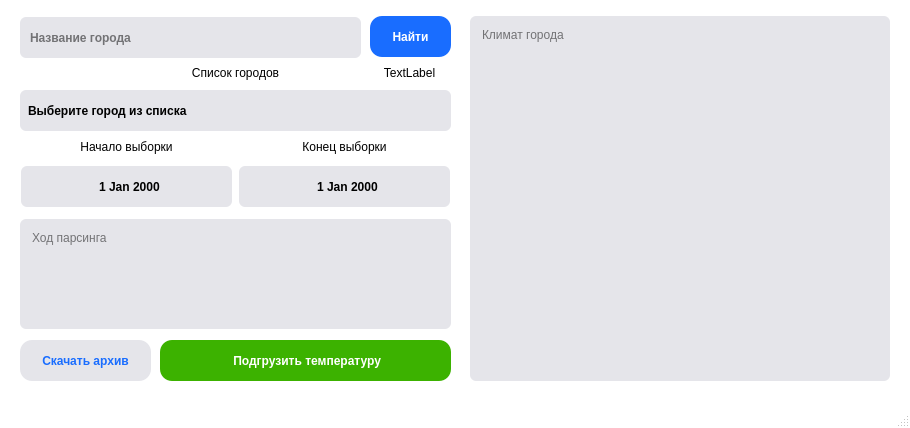
<?xml version="1.0" encoding="UTF-8"?>
<ui version="4.0">
 <class>WindowRP5</class>
 <widget class="QMainWindow" name="WindowRP5">
  <property name="enabled">
   <bool>true</bool>
  </property>
  <property name="geometry">
   <rect>
    <x>0</x>
    <y>0</y>
    <width>910</width>
    <height>428</height>
   </rect>
  </property>
  <property name="font">
   <font>
    <family>Calibri Light</family>
   </font>
  </property>
  <property name="focusPolicy">
   <enum>Qt::NoFocus</enum>
  </property>
  <property name="windowTitle">
   <string>Загрузка погоды</string>
  </property>
  <property name="styleSheet">
   <string notr="true">QMainWindow {
	background-color: white
}
QScrollBar:vertical {              
	background: #e5e5ea;
	border-radius: 3;
	border: none;
	max-width: 8px;
}
QScrollBar::handle:vertical {
	background-color: #196dff;
    border-radius: 3;
}
QScrollBar::handle:vertical:hover {
	background-color: #3b83ff; 
    min-height: 0px;
    border-radius: 3;
}
QScrollBar::add-line:vertical {
    height: 0px;
    subcontrol-position: bottom;
    subcontrol-origin: margin;
}
QScrollBar::sub-line:vertical {
    height: 0 px;
    subcontrol-position: top;
    subcontrol-origin: margin;
}
QScrollBar::add-page:vertical, QScrollBar::sub-page:vertical{
    background: #e5e5ea;
	border: none;
}
QComboBox QAbstractItemView {
	background: transparent;
	border-radius: 6;
    border: none;
	outline:0px;
	selection-background-color: white;
	selection-color: #196dff;
    padding: 8 0 8 0;
}</string>
  </property>
  <property name="documentMode">
   <bool>false</bool>
  </property>
  <widget class="QWidget" name="centralwidget">
   <property name="styleSheet">
    <string notr="true">background-color: #fff;</string>
   </property>
   <widget class="QLineEdit" name="inputCity">
    <property name="geometry">
     <rect>
      <x>20</x>
      <y>17</y>
      <width>341</width>
      <height>41</height>
     </rect>
    </property>
    <property name="font">
     <font>
      <family>Arial</family>
      <weight>75</weight>
      <bold>true</bold>
     </font>
    </property>
    <property name="toolTip">
     <string>Название города</string>
    </property>
    <property name="styleSheet">
     <string notr="true">QLineEdit{
	background-color:rgba(229,229,234,1); 
	border-radius: 6;
	border: none;
	padding-left: 8px
}
QLineEdit:hover{
	background-color:rgba(242,242,247,1);
}
QLineEdit:pressed{
	background-color:rgba(188,188,192,1);
	border-radius: 12;
}</string>
    </property>
    <property name="inputMask">
     <string/>
    </property>
    <property name="text">
     <string/>
    </property>
    <property name="placeholderText">
     <string>Название города</string>
    </property>
   </widget>
   <widget class="QTextBrowser" name="textConsole">
    <property name="enabled">
     <bool>true</bool>
    </property>
    <property name="geometry">
     <rect>
      <x>20</x>
      <y>219</y>
      <width>431</width>
      <height>110</height>
     </rect>
    </property>
    <property name="font">
     <font>
      <family>Arial</family>
      <weight>50</weight>
      <bold>false</bold>
     </font>
    </property>
    <property name="styleSheet">
     <string notr="true">QTextBrowser{
	background-color:rgba(229,229,234,1); 
	border-radius: 6;
	border: none;
	padding: 8 4 8 8;
}
</string>
    </property>
    <property name="placeholderText">
     <string>Ход парсинга</string>
    </property>
   </widget>
   <widget class="QPushButton" name="btnParse">
    <property name="geometry">
     <rect>
      <x>20</x>
      <y>340</y>
      <width>131</width>
      <height>41</height>
     </rect>
    </property>
    <property name="font">
     <font>
      <family>Arial</family>
      <pointsize>9</pointsize>
      <weight>75</weight>
      <bold>true</bold>
     </font>
    </property>
    <property name="cursor">
     <cursorShape>PointingHandCursor</cursorShape>
    </property>
    <property name="styleSheet">
     <string notr="true">QPushButton{
	background-color: rgba(229,229,234,1);
	color: #196dff;
	border: none;
	border-radius: 12;
	border-style: outset;
}
QPushButton:hover{
	background-color: #dceaff; 
}
QPushButton:pressed{
	color: rgba(25, 109, 255, 0.7); 
	border-radius: 12;
}</string>
    </property>
    <property name="text">
     <string>Скачать архив</string>
    </property>
   </widget>
   <widget class="QPushButton" name="btnSearch">
    <property name="geometry">
     <rect>
      <x>370</x>
      <y>16</y>
      <width>81</width>
      <height>41</height>
     </rect>
    </property>
    <property name="font">
     <font>
      <family>Arial</family>
      <pointsize>9</pointsize>
      <weight>75</weight>
      <bold>true</bold>
     </font>
    </property>
    <property name="cursor">
     <cursorShape>PointingHandCursor</cursorShape>
    </property>
    <property name="toolTip">
     <string>Поиск города</string>
    </property>
    <property name="styleSheet">
     <string notr="true">QPushButton{
	background-color: #196dff;
	color: white;
	border: none;
	border-radius: 12;
	border-style: outset;
}
QPushButton:hover{
	background-color: #3b83ff; 
}
QPushButton:pressed{
	color: rgba(255, 255, 255, 0.7);
	border-radius: 12;
}</string>
    </property>
    <property name="text">
     <string>Найти</string>
    </property>
   </widget>
   <widget class="QPushButton" name="btnDwnld_T">
    <property name="geometry">
     <rect>
      <x>160</x>
      <y>340</y>
      <width>291</width>
      <height>41</height>
     </rect>
    </property>
    <property name="font">
     <font>
      <family>Arial</family>
      <pointsize>9</pointsize>
      <weight>75</weight>
      <bold>true</bold>
     </font>
    </property>
    <property name="cursor">
     <cursorShape>PointingHandCursor</cursorShape>
    </property>
    <property name="styleSheet">
     <string notr="true">QPushButton{
	background-color: rgb(60,178,0);
	color: white;
	border: none;
	border-radius: 12;
	border-style: outset;
}
QPushButton:hover{
	background-color: rgba(60,178,0, 0.85); 
}
QPushButton:pressed{
	color: rgba(255, 255, 255, 0.7);
	border-radius: 12;
}</string>
    </property>
    <property name="text">
     <string> Подгрузить температуру</string>
    </property>
   </widget>
   <widget class="QComboBox" name="listCity">
    <property name="geometry">
     <rect>
      <x>20</x>
      <y>90</y>
      <width>431</width>
      <height>41</height>
     </rect>
    </property>
    <property name="font">
     <font>
      <family>Arial</family>
      <weight>75</weight>
      <bold>true</bold>
     </font>
    </property>
    <property name="cursor">
     <cursorShape>PointingHandCursor</cursorShape>
    </property>
    <property name="toolTip">
     <string>Список найденных городов</string>
    </property>
    <property name="styleSheet">
     <string notr="true">QComboBox{
	background-color:rgba(229,229,234,1); 
	border: none;
	border-radius: 6;
	padding-left: 8px;
}

QComboBox:drop-down 
{
    width: 0px;
    height: 0px;
    border: 0px;
}
QComboBox:hover{
	background-color:rgba(242,242,247,1);
}
</string>
    </property>
    <property name="inputMethodHints">
     <set>Qt::ImhNone</set>
    </property>
    <property name="editable">
     <bool>false</bool>
    </property>
    <property name="currentText">
     <string/>
    </property>
    <property name="placeholderText" stdset="0">
     <string>Выберите город из списка</string>
    </property>
   </widget>
   <widget class="QLabel" name="label_11">
    <property name="enabled">
     <bool>true</bool>
    </property>
    <property name="geometry">
     <rect>
      <x>20</x>
      <y>65</y>
      <width>431</width>
      <height>16</height>
     </rect>
    </property>
    <property name="font">
     <font>
      <family>Arial</family>
      <pointsize>9</pointsize>
     </font>
    </property>
    <property name="text">
     <string>Список городов</string>
    </property>
    <property name="alignment">
     <set>Qt::AlignCenter</set>
    </property>
   </widget>
   <widget class="QLabel" name="label_9">
    <property name="enabled">
     <bool>true</bool>
    </property>
    <property name="geometry">
     <rect>
      <x>21</x>
      <y>138</y>
      <width>211</width>
      <height>17</height>
     </rect>
    </property>
    <property name="font">
     <font>
      <family>Arial</family>
      <pointsize>9</pointsize>
     </font>
    </property>
    <property name="text">
     <string>Начало выборки</string>
    </property>
    <property name="alignment">
     <set>Qt::AlignCenter</set>
    </property>
   </widget>
   <widget class="QLabel" name="label_10">
    <property name="enabled">
     <bool>true</bool>
    </property>
    <property name="geometry">
     <rect>
      <x>239</x>
      <y>138</y>
      <width>211</width>
      <height>17</height>
     </rect>
    </property>
    <property name="font">
     <font>
      <family>Arial</family>
      <pointsize>9</pointsize>
     </font>
    </property>
    <property name="text">
     <string>Конец выборки</string>
    </property>
    <property name="alignment">
     <set>Qt::AlignCenter</set>
    </property>
   </widget>
   <widget class="QDateEdit" name="dateEdit_start">
    <property name="geometry">
     <rect>
      <x>21</x>
      <y>166</y>
      <width>211</width>
      <height>41</height>
     </rect>
    </property>
    <property name="font">
     <font>
      <family>Arial</family>
      <weight>75</weight>
      <bold>true</bold>
     </font>
    </property>
    <property name="cursor">
     <cursorShape>PointingHandCursor</cursorShape>
    </property>
    <property name="styleSheet">
     <string notr="true">QDateEdit{
	background-color:rgba(229,229,234,1); 
	border-radius: 6;
	border: none;
	padding-left: 8px
}
QDateEdit:hover{
	background-color:rgba(242,242,247,1);
}
QDateEdit:pressed{
	background-color:rgba(188,188,192,1);
	border-radius: 6;
}
QDateEdit:up-button, QDateEdit:down-button{
    width: 0px;
    height: 0px;
    border: 0px;
}</string>
    </property>
    <property name="alignment">
     <set>Qt::AlignCenter</set>
    </property>
   </widget>
   <widget class="QDateEdit" name="dateEdit_end">
    <property name="geometry">
     <rect>
      <x>239</x>
      <y>166</y>
      <width>211</width>
      <height>41</height>
     </rect>
    </property>
    <property name="font">
     <font>
      <family>Arial</family>
      <weight>75</weight>
      <bold>true</bold>
      <kerning>true</kerning>
     </font>
    </property>
    <property name="cursor">
     <cursorShape>PointingHandCursor</cursorShape>
    </property>
    <property name="mouseTracking">
     <bool>false</bool>
    </property>
    <property name="styleSheet">
     <string notr="true">QDateEdit{
	background-color:rgba(229,229,234,1); 
	border-radius: 6;
	border: none;
	padding-left: 8px
}
QDateEdit:hover{
	background-color:rgba(242,242,247,1);
}
QDateEdit:pressed{
	background-color:rgba(188,188,192,1);
	border-radius: 6;
}
QDateEdit:up-button, QDateEdit:down-button{
    width: 0px;
    height: 0px;
    border: 0px;
}</string>
    </property>
    <property name="alignment">
     <set>Qt::AlignCenter</set>
    </property>
   </widget>
   <widget class="QTextBrowser" name="textConsoleClimat">
    <property name="enabled">
     <bool>true</bool>
    </property>
    <property name="geometry">
     <rect>
      <x>470</x>
      <y>16</y>
      <width>420</width>
      <height>365</height>
     </rect>
    </property>
    <property name="font">
     <font>
      <family>Arial</family>
      <weight>50</weight>
      <bold>false</bold>
      <underline>false</underline>
      <strikeout>false</strikeout>
     </font>
    </property>
    <property name="styleSheet">
     <string notr="true">QTextBrowser{
	background-color:rgba(229,229,234,1); 
	border-radius: 6;
	border: none;
	padding: 8 4 8 8;
}
</string>
    </property>
    <property name="readOnly">
     <bool>false</bool>
    </property>
    <property name="placeholderText">
     <string>Климат города</string>
    </property>
   </widget>
   <widget class="QLabel" name="labelLoading">
    <property name="geometry">
     <rect>
      <x>364</x>
      <y>56</y>
      <width>91</width>
      <height>33</height>
     </rect>
    </property>
    <property name="styleSheet">
     <string notr="true">background-color:rgba(112, 215, 255, 0);</string>
    </property>
    <property name="text">
     <string>TextLabel</string>
    </property>
    <property name="alignment">
     <set>Qt::AlignCenter</set>
    </property>
   </widget>
  </widget>
  <widget class="QStatusBar" name="statusBar"/>
 </widget>
 <resources/>
 <connections/>
</ui>
